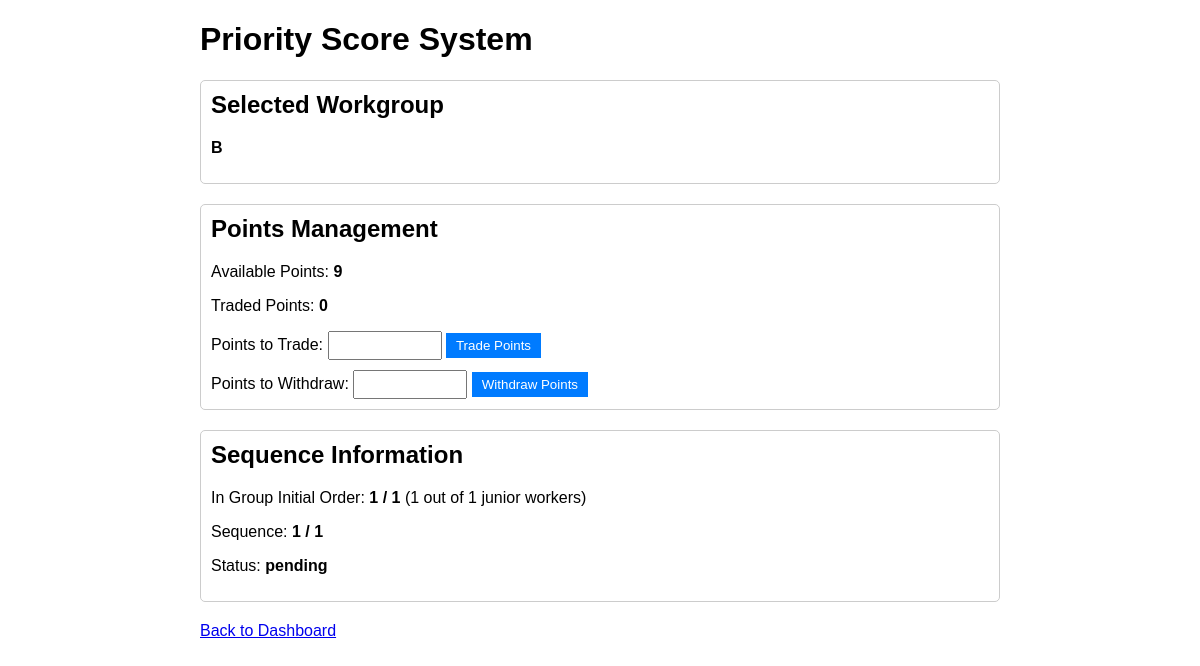
/worker/priority_score_system (signed in), run on the app's committed database.
### models.py (models this page shows, shortened)
class Workgroup(db.Model):
    id = db.Column(db.Integer, primary_key=True)
    name = db.Column(db.String(50), nullable=False)  # e.g., "Group A"
    max_senior_workers = db.Column(db.Integer, nullable=False)  # Max senior workers allowed
    max_junior_workers = db.Column(db.Integer, nullable=False)  # Max junior workers allowed
    intervals = db.relationship('Interval', backref='workgroup', lazy=True)  # Intervals for this group
    schedules = db.relationship('Schedule', backref='workgroup', lazy=True)  # Schedules for this group

class Worker(db.Model, UserMixin):
    id = db.Column(db.Integer, primary_key=True, autoincrement=False)
    name = db.Column(db.String(100), nullable=False)
    role = db.Column(db.String(20), default='worker')
    type = db.Column(db.String(10), nullable=False)
    initial_order = db.Column(db.Integer, nullable=False)
    points = db.Column(db.Integer, default=0)
    traded_points = db.Column(db.Integer, default=0)
    password_hash = db.Column(db.String(128), nullable=False)
    schedules = db.relationship('Schedule', backref='worker', lazy=True)
    sequences = db.relationship('WorkerSequence', back_populates='worker', lazy=True)

class WorkerSequence(db.Model):
    id = db.Column(db.Integer, primary_key=True)
    worker_id = db.Column(db.Integer, db.ForeignKey('worker.id'), nullable=False)
    type = db.Column(db.String(10), nullable=False)
    workgroup_id = db.Column(db.Integer, db.ForeignKey('workgroup.id'), nullable=False)
    in_group_initial_order = db.Column(db.Integer, nullable=True)
    current_score = db.Column(db.Float, nullable=True)
    sequence = db.Column(db.Integer, nullable=True)
    status = db.Column(db.String(20), default='initialized')
    workgroup = db.relationship('Workgroup', backref='worker_sequences', lazy=True)
    worker = db.relationship('Worker', back_populates='sequences')

### routes.py (the view, shortened to what this page needs)
@main.route('/worker/priority_score_system', methods=['GET', 'POST'])
@login_required
def priority_score_system():
    if current_user.role != 'worker':
        flash('Access denied.')
        return redirect(url_for('main.worker_dashboard'))
    sequence = WorkerSequence.query.filter_by(worker_id=current_user.id).first()
    if not sequence:
        flash('Please select a workgroup first.')
        return redirect(url_for('main.workgroup_selection'))
    if sequence.status != 'pending':
        flash('You cannot update your score at this time. The sequence is not in a pending state.', 'error')
        return redirect(url_for('main.worker_dashboard'))
    total_workers_in_group = WorkerSequence.query.filter_by(
        workgroup_id=sequence.workgroup_id,
        type=current_user.type
    ).count()
    w_senior = 1.5  # Higher weight for seniors, not that huge increase
    w_junior = 0.7  # Standard weight for juniors
    w = w_senior if current_user.type == 'senior' else w_junior
    return render_template('worker/priority_score_system.html',
                           sequence=sequence,
                           total_workers_in_group=total_workers_in_group)

### app.py (called while the page is built)
@login_manager.user_loader
def load_user(user_id):
    from models import Admin, Worker
    admin = db.session.get(Admin, int(user_id))  # Updated to Session.get
    if admin:
        return admin
    worker = db.session.get(Worker, int(user_id))  # Updated to Session.get
    if worker:
        return worker
    return None

### templates/worker/priority_score_system.html (shortened to what this page needs)
<!DOCTYPE html>
<html lang="en">
<head>
</head>
<body>
    <div class="container">
        <h1>Priority Score System</h1>
        <div class="section">
            <h2>Selected Workgroup</h2>
            <p class="info">{{ sequence.workgroup.name }}</p>
        </div>
        <div class="section">
            <h2>Points Management</h2>
            <p>Available Points: <span class="info">{{ current_user.points }}</span></p>
            <p>Traded Points: <span class="info">{{ current_user.traded_points }}</span></p>
            <form method="post">
                <label for="points">Points to Trade:</label>
                <input type="number" name="points" id="points" min="0" max="{{ current_user.points }}" required>
                <button type="submit">Trade Points</button>
            </form>
            <form method="post">
                <label for="withdraw_points">Points to Withdraw:</label>
                <input type="number" name="withdraw_points" id="withdraw_points" min="0" max="{{ current_user.traded_points }}" required>
                <button type="submit">Withdraw Points</button>
            </form>
        </div>
        <div class="section">
            <h2>Sequence Information</h2>
            {% if sequence.in_group_initial_order %}
                <p>In Group Initial Order:
                    <span class="info">{{ sequence.in_group_initial_order }} / {{ total_workers_in_group }}</span>
                    ({{ sequence.in_group_initial_order }} out of {{ total_workers_in_group }} {{ current_user.type }} workers)
                </p>
            {% else %}
                <p>In Group Initial Order: Not calculated</p>
            {% endif %}
            <p>Sequence:
                {% if sequence.sequence %}
                    <span class="info">{{ sequence.sequence }} / {{ total_workers_in_group }}</span>
                {% else %}
                    Not assigned
                {% endif %}
            </p>
            <p>Status: <span class="info">{{ sequence.status }}</span></p>
        </div>
        <a href="{{ url_for('main.worker_dashboard') }}">Back to Dashboard</a>
    </div>
</body>
</html>

### templates/worker/priority_score_system.html (style rules this page uses)
body { font-family: Arial, sans-serif; margin: 20px; }
.container { max-width: 800px; margin: 0 auto; }
.section { margin-bottom: 20px; padding: 10px; border: 1px solid #ccc; border-radius: 5px; }
.section h2 { margin-top: 0; }
.info { font-weight: bold; }
form { margin-top: 10px; }
input[type="number"] { width: 100px; padding: 5px; }
button { padding: 5px 10px; background-color: #007bff; color: white; border: none; cursor: pointer; }

### data on the page
Workgroup: workgroup.name "B"
Worker: points "9", traded_points "0", type "junior"
WorkerSequence: in_group_initial_order "1", sequence "1", status "pending"

### other printed values
{{ total_workers_in_group }} "1"
